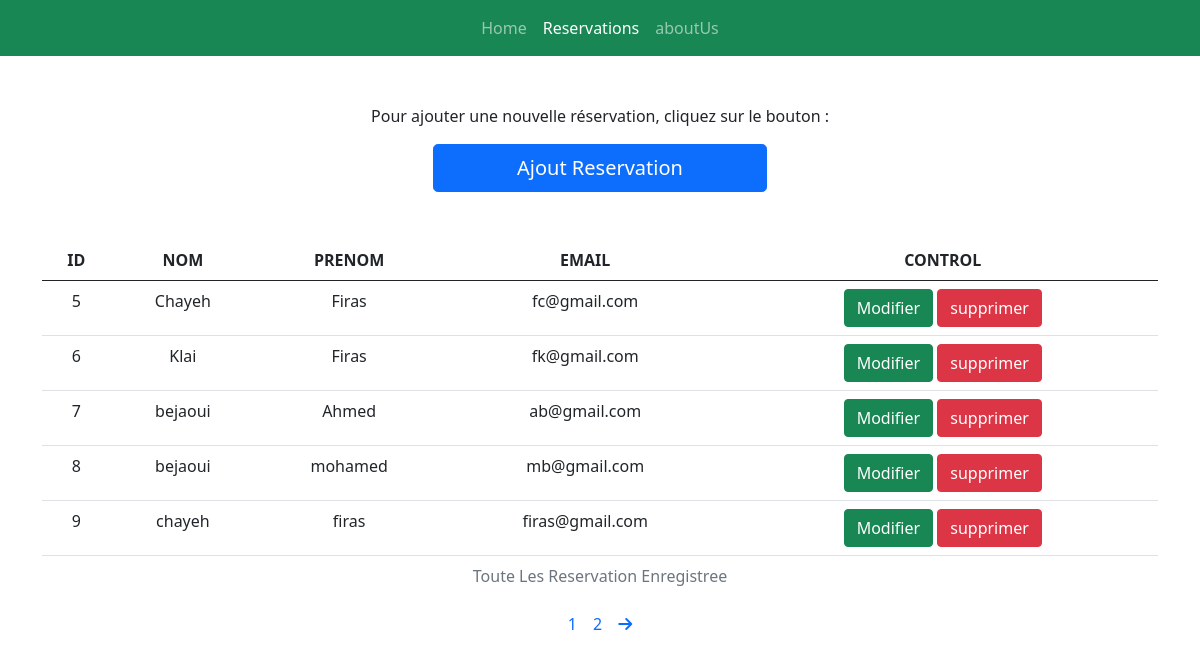
The app's page /reservation.php with its own data.
### tables this page shows
CREATE TABLE `reservation` (
  `id` int(11) NOT NULL,
  `nom` varchar(20) NOT NULL,
  `prenom` varchar(20) NOT NULL,
  `email` varchar(50) NOT NULL,
  `date_creation` timestamp NOT NULL DEFAULT current_timestamp() ON UPDATE current_timestamp()
);

### reservation.php (the view, shortened to what this page needs)
<?php
    include 'fonction.php';
    htmlHeader('HOME PAGE','','active','');
    $conn=pdo_connect();
    $limit = 5;
$page = isset($_GET['page']) ? $_GET['page'] : 1;
$start = ($page - 1) * $limit;
$sql = "SELECT * FROM reservation LIMIT $start, $limit";
$stmt = $conn->query($sql);
$total_records = $conn->query("SELECT count(*) as total FROM reservation")->fetch()['total'];
$total_pages = ceil($total_records / $limit);
    ?>
<div class="container mt-5">
    <div class="d-flex justify-content-center align-items-center mt-5">
        <p>Pour ajouter une nouvelle réservation, cliquez sur le bouton :</p>
    </div>
<a href="addUser.php" class="d-flex justify-content-center align-items-center"><button class="btn btn-lg btn-primary mb-5" style="width: 30%;text-decoration: none;">Ajout Reservation</button></a>
<table class="table">
<caption style="text-align: center;">Toute Les Reservation Enregistree</caption>
  <thead class="thead-dark">
    <tr>
      <th scope="col">ID</th>
      <th scope="col">NOM</th>
      <th scope="col">PRENOM</th>
      <th scope="col">EMAIL</th>
      <th scope="col">CONTROL</th>
    </tr>
  </thead>
  <tbody>
    <?php while ($row = $stmt->fetch(PDO::FETCH_ASSOC)){ ?>
        <td><?php echo $row['id']; ?></td>
                <td><?php echo $row['nom']; ?></td>
                <td><?php echo $row['prenom']; ?></td>
                <td><?php echo $row['email']; ?></td>
                <td>
                <a href="update.php?update_id=<?php echo $row['id']; ?>"><button class="btn btn-success">Modifier</button></a>
                <a href="delete.php?delete_id=<?php echo $row['id']; ?>"><button class="btn btn-danger">supprimer</button></a></td>
        <?php } ?>
  </tbody>
</table>
</div>
<?php if ($total_pages > 1): ?>
        <div class="d-flex justify-content-center align-items-center">
            <?php for ($i = 1; $i <= $total_pages; $i++): ?>
                <a href="?page=<?php echo $i; ?>" class="mx-2" style='text-decoration: none;' <?php if ($page == $i) echo 'style="font-weight:bold"'; ?>><?php echo $i; ?></a>
            <?php endfor; ?>
            <?php if ($page < $total_pages): ?>
                <a href="?page=<?php echo ($page + 1); ?>" class="mx-2" style='text-decoration: none;'><i class="fa-solid fa-arrow-right"></i></a>
            <?php endif; ?>
        </div>
    <?php endif; ?>
    <?php
    htmlFooter();?>

### fonction.php (shortened to what this page needs)
<?php
function htmlHeader($title,$active1,$active2,$active3){
    echo <<<EOT
    <!DOCTYPE html>
<html lang="en">
<head>
    <meta charset="UTF-8">
    <meta name="viewport" content="width=device-width, initial-scale=1.0">
    <link rel="stylesheet" href="https://cdnjs.cloudflare.com/ajax/libs/font-awesome/6.5.1/css/all.min.css" />
    <link href="https://cdn.jsdelivr.net/npm/bootstrap@5.0.2/dist/css/bootstrap.min.css" rel="stylesheet">
    <link rel="stylesheet" href="phpstyle.css">
    <title>$title</title>
</head>
<body>
<nav class="navbar navbar-expand-lg navbar-dark bg-success">
  <div class="container-fluid">
    <button
      data-mdb-collapse-init
      class="navbar-toggler"
      type="button"
      data-mdb-target="#navbarCenteredExample"
      aria-controls="navbarCenteredExample"
      aria-expanded="false"
      aria-label="Toggle navigation"
    >
      <i class="fas fa-bars"></i>
    </button>
    <div
      class="collapse navbar-collapse justify-content-center"
      id="navbarCenteredExample"
    >
      <ul class="navbar-nav mb-2 mb-lg-0">
        <li class="nav-item">
          <a class="nav-link $active1" aria-current="page" href="index.php">Home</a>
        </li>
        <li class="nav-item">
          <a class="nav-link $active2" aria-current="page" href="reservation.php">Reservations</a>
        </li>
        <li class="nav-item">
          <a class="nav-link $active3" aria-current="page" href="aboutUs.php">aboutUs</a>
        </li>
      </ul>
    </div>
  </div>
</nav>
EOT;
 }
 function htmlFooter(){
    echo <<<EOT
    <script src="https://cdnjs.cloudflare.com/ajax/libs/popper.js/2.9.2/umd/popper.min.js"></script>
    <script src="https://cdn.jsdelivr.net/npm/bootstrap@5.0.2/dist/js/bootstrap.bundle.min.js"></script>
</body>
</html>
EOT;
 }
?>

### phpstyle.css (style rules this page uses)
table { width: 100%; border-collapse: collapse; }
table, th, td { padding: 8px; text-align: center; }
th { background-color: #f2f2f2; }

### records on screen
reservation: id "5", nom "Chayeh", prenom "Firas", email "fc@gmail.com"
reservation: id "6", nom "Klai", prenom "Firas", email "fk@gmail.com"
reservation: id "7", nom "bejaoui", prenom "Ahmed", email "ab@gmail.com"
reservation: id "8", nom "bejaoui", prenom "mohamed", email "mb@gmail.com"
reservation: id "9", nom "chayeh", prenom "firas", email "firas@gmail.com"
